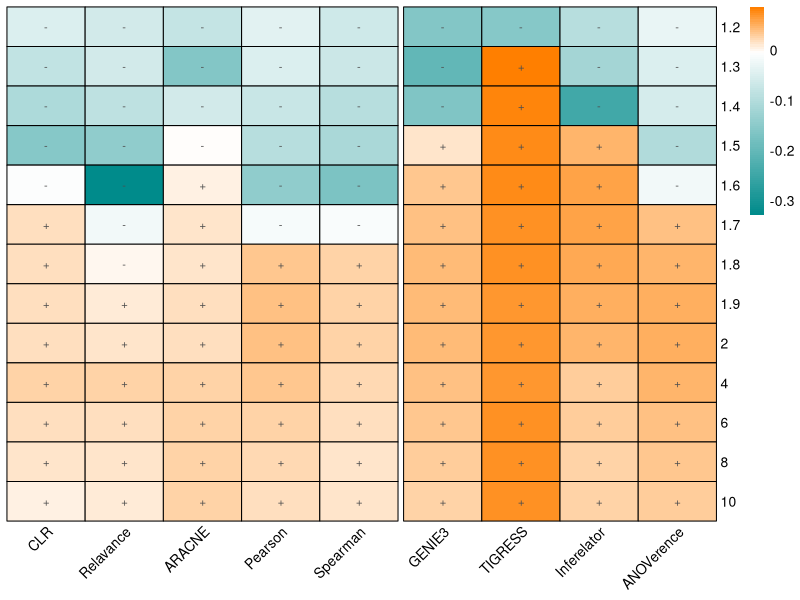
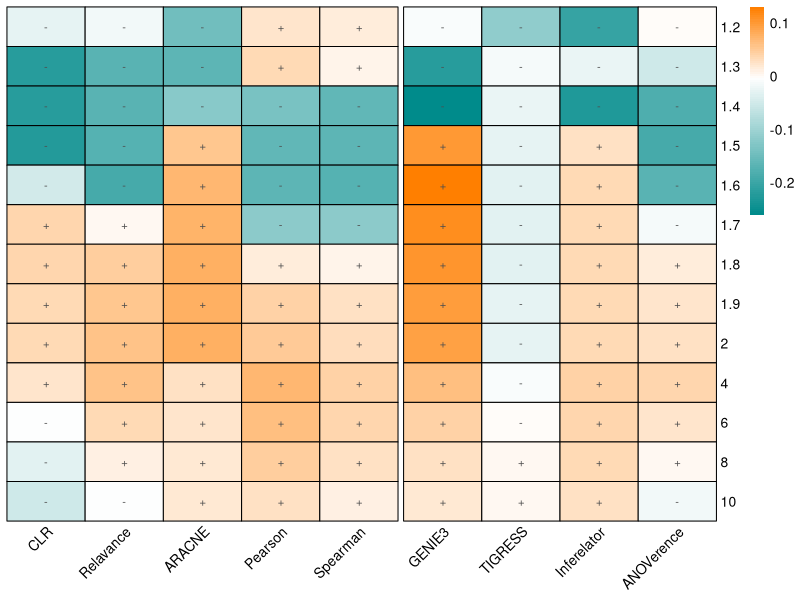

Generate these figures, in order, with R:
library(ggplot2)
library(pheatmap)


data_auc <- read.csv('./2. DREAM/Results/para_auc_after_RENDOR.csv', header = F)
colnames(data_auc) <- c('CLR','Relavance','ARACNE','Pearson','Spearman',
                        'GENIE3','TIGRESS','Inferelator','ANOVerence')
rownames(data_auc) <- c(seq(1.2,2,by=0.1), seq(4,10,by=2))

data_pr <- read.csv('./2. DREAM/Results/para_pr_after_RENDOR.csv', header = F)
colnames(data_pr) <- c('CLR','Relavance','ARACNE','Pearson','Spearman',
                        'GENIE3','TIGRESS','Inferelator','ANOVerence')
rownames(data_pr) <- c(seq(1.2,2,by=0.1), seq(4,10,by=2))

data_before_auc <- read.csv('./2. DREAM/Results/para_auc_before.csv', header = F)
data_before_pr <- read.csv('./2. DREAM/Results/para_pr_before.csv', header = F)


pheatmap::pheatmap(data_auc-sapply(data_before_auc,rep,13),
                   color = colorRampPalette(c('#008B8B', 'white', '#FF7F00'), bias=0.35)(100),
                   cluster_rows = F,
                   cluster_cols = F,
                   gaps_col = c(5),
                   angle_col = 45,
                   border_color = "black",
                   # display_numbers = TRUE,
                   display_numbers = matrix(ifelse((data_auc-sapply(data_before_auc,rep,13)) >= 0, "+", "-"),
                                            nrow = nrow(data_auc)),
                   )


pheatmap::pheatmap(data_pr-sapply(data_before_pr,rep,13),
                   color = colorRampPalette(c('#008B8B', 'white', '#FF7F00'), bias=0.6)(100),
                   cluster_rows = F,
                   cluster_cols = F,
                   angle_col = 45,
                   gaps_col = c(5),
                   border_color = "black",
                   # display_numbers = TRUE,
                   display_numbers = matrix(ifelse((data_pr-sapply(data_before_pr,rep,13)) > 0, "+", "-"),
                                            nrow = nrow(data_auc)),
                   )


# 500*400


